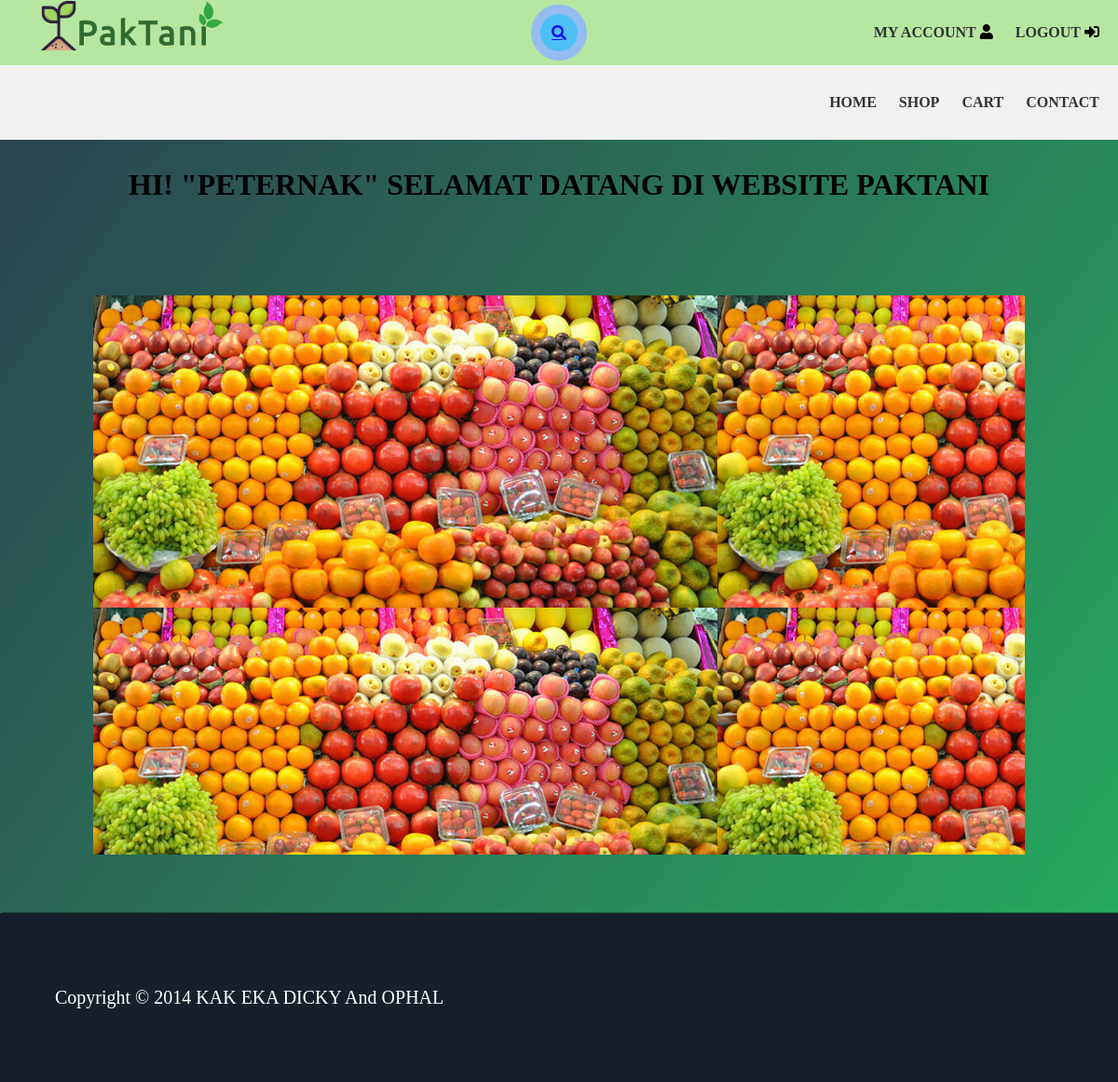
Page /VIEW/USER/PEMBELI/indexpembeli.php (signed in) on the earlier database version.
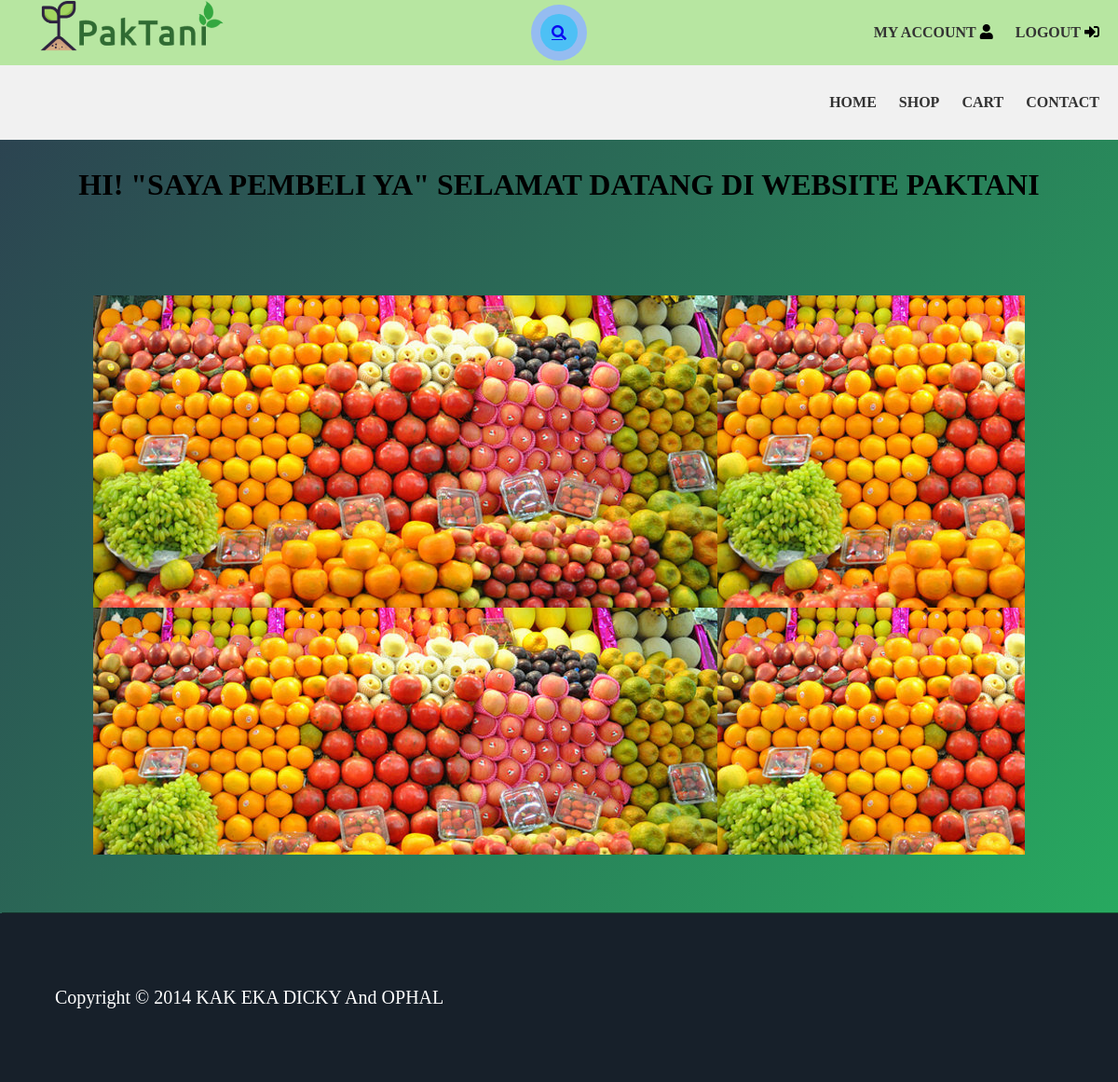
Same page on the later database version.
### tables this page shows
CREATE TABLE `pembeli` (
  `id_pembeli` int(11) NOT NULL,
  `nama` varchar(255) NOT NULL,
  `password` varchar(255) NOT NULL,
  `alamat` varchar(255) NOT NULL,
  `no_hp` varchar(255) NOT NULL,
  `email` varchar(255) NOT NULL,
  `gambar` varchar(255) NOT NULL,
  `id_admin` int(11) NOT NULL
);

### CONTROLLER/action_pembeli.php (called while the page is built, shortened)
<?php
$conn = mysqli_connect("localhost", "root", "", "petanidb");
function thisquery($query)
{
    global $conn;
    $result = mysqli_query($conn, $query);
    $rows  = [];
    while ($row = mysqli_fetch_array($result)) {
        $rows[] = $row;
    }
    return $rows;
}

### VIEW/USER/PEMBELI/indexpembeli.php (the view, shortened to what this page needs)
<?php
include '../../../CONTROLLER/action_pembeli.php';
$id = $_SESSION['id'];
$data = thisquery("SELECT * FROM pembeli WHERE id_pembeli = $id")[0];
?>
<!DOCTYPE html>
<html>
<head>
  <link rel="stylesheet" href="../../CSS/main.css">
  <link rel="stylesheet" href="https://use.fontawesome.com/releases/v5.8.2/css/all.css">
</head>
<body>
  <div class="subnavbar">
    <div class="logo">
    </div>
    <div class="search-box">
      <a class="search-btn" href="#">
        <i class="fas fa-search"></i>
      </a>
    </div>
    <div class="menu">
      <a href="my_account.php?id=<?php echo $_SESSION['id'] ?>">My Account</a>
      <i class="fas fa-user"></i>
      <a href="../../../CONTROLLER/logout.php">Logout</a>
      <i class="fas fa-sign-in-alt"></i>
    </div>
  </div>
  <div class="navbar">
    <div class="menu">
      <a href="indexpembeli.php">Home</a>
      <a href="shop.php">Shop</a>
      <a href="cart.php">Cart</a>
      <a href="contact.php">Contact</a>
    </div>
  </div>
  <div class="tubuh">
    <h2>Hi! "<?php echo $data["nama"] ?>" SELAMAT DATANG DI WEBSITE PAKTANI</h2>
    <div class="slider">
    </div>
  </div>
  <div class="footer" align="center">
    <table width=100%>
      <tr>
        <td align="center">
          <p id="lol" font></p>
        </td>
      </tr>
    </table>
  </div>
</body>
</html>

Differences in the rows shown:
changed pembeli: nama "PETERNAK" → "SAYA PEMBELI YA"
